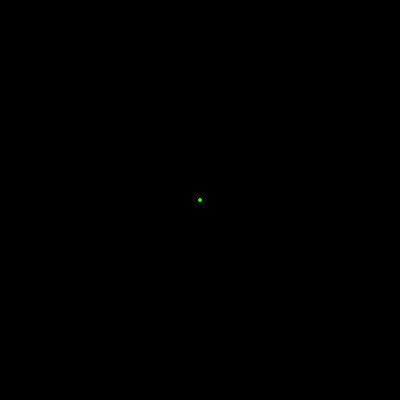
Frame 1 (no input)
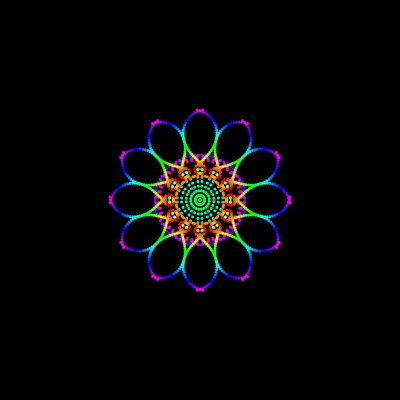
Frame 60 (the mouse pressed at the canvas centre just before this capture)
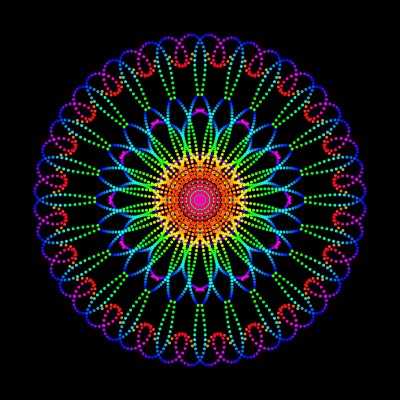
Frame 120 (the mouse held since frame 60 and released just before this capture)

The Processing sketch that drew these frames (run headless with seeded random() and noise(); from frame 60 on, the mouse is pressed at the canvas centre):

// Processing sketch: processing_124686
// ── processing_124686.pde

 float ang = 30;
  float x = 0;
  float y = 0;
  float deg = 0;
  float degacc = 0;
  float acc = 0;
  float speedX = 2;
  float speedY = 2;
  float colBase = 0;
 
  int[] angs = {15, 18, 20, 24, 30, 36, 40, 45, 60, 72, 90, 120};
 
void setup(){
  init2();
  size(400, 400);
  noStroke();
  colorMode(HSB, 360);
}
 
   
void init1(){
  deg = random(360);
  degacc = random(2) - 1;
  acc = random(2) - 1;
  speedX = random(4) + 2;
  speedY = random(4) + 2;
  colBase = random(360);
}
 
void init2(){
  init1();
  x = 0;
  y = 0;
  background(0, 0, 0);
}
 
 
int count = 0;
int count2 =0 ;
 
void draw(){
   
  translate(width /2, height / 2);
  colBase += 10;
  if(colBase >= 360){
    colBase -= 360;
  }
  
  fill(colBase, 360, 360);
  
  for(int i = 0; i < 360; i += ang){
    subdraw();
    rotate(radians(ang));
    scale(1, -1);
    subdraw();
    scale(1, -1);
  }
   
  x += cos(radians(deg)) * speedX;
  y += sin(radians(deg)) * speedY;
  deg += degacc;
  degacc -= acc;
  acc += 0.0001;
   
  count++;
  if(count >= 30){
    count = 0;
    init1();
    count2++;
  } 
}
 
void mousePressed(){
  init2();
  ang = angs[(int)random(angs.length - 1)];
  println(ang);
}
 
void subdraw(){
  ellipse(x, y, 3, 3);
}
